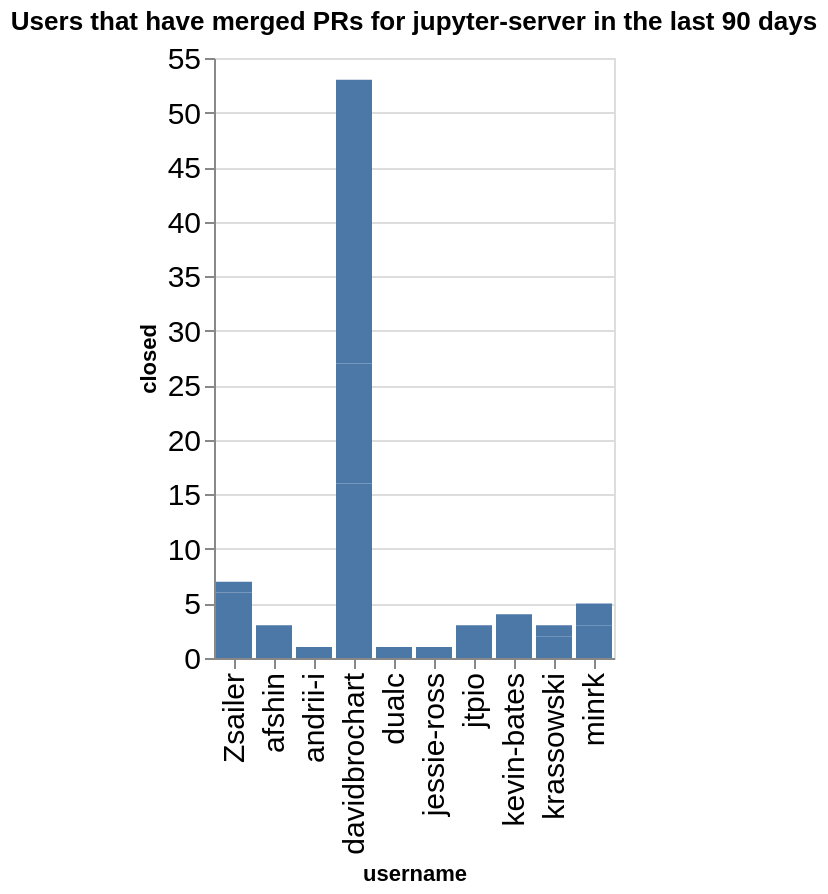

Write notebook code for a chart like this one.
### Code cell
charts = []
title = f"Users that have merged PRs for {github_org} in the last {n_days} days"
ch = alt.Chart(data=closed_by_repo.replace(np.nan, 0), title=title).mark_bar().encode(
    x='username',
    y='closed',
)
ch

### Figure 1 — Vega-Lite specification as saved in the notebook (floating-point values rounded to 4 significant figures)
{"config": {"axisLeft": {"labelFontSize": 15}, "axisBottom": {"labelFontSize": 15}}, "data": {"name": "data-252ed5c9e3debf0eee3f2ed9438dd4c9"}, "mark": {"type": "bar"}, "encoding": {"x": {"field": "username", "type": "nominal"}, "y": {"field": "closed", "type": "quantitative"}}, "title": "Users that have merged PRs for jupyter-server in the last 90 days", "$schema": "https://vega.github.io/schema/vega-lite/v5.20.1.json", "datasets": {"data-252ed5c9e3debf0eee3f2ed9438dd4c9": [{"name": "fps", "username": "davidbrochart", "closed": 16}, {"name": "gateway_provisioners", "username": "kevin-bates", "closed": 4}, {"name": "jupyter-scheduler", "username": "andrii-i", "closed": 1}, {"name": "jupyter_releaser", "username": "jtpio", "closed": 3}, {"name": "jupyter_releaser", "username": "krassowski", "closed": 2}, {"name": "jupyter_server", "username": "Zsailer", "closed": 6}, {"name": "jupyter_server", "username": "afshin", "closed": 3}, {"name": "jupyter_server", "username": "dualc", "closed": 1}, {"name": "jupyter_server", "username": "jessie-ross", "closed": 1}, {"name": "jupyter_server", "username": "minrk", "closed": 3}, {"name": "jupyter_server_terminals", "username": "Zsailer", "closed": 1}, {"name": "jupyter_ydoc", "username": "davidbrochart", "closed": 11}, {"name": "jupyter_ydoc", "username": "krassowski", "closed": 1}, {"name": "jupyverse", "username": "davidbrochart", "closed": 26}, {"name": "pytest-jupyter", "username": "minrk", "closed": 2}]}}
